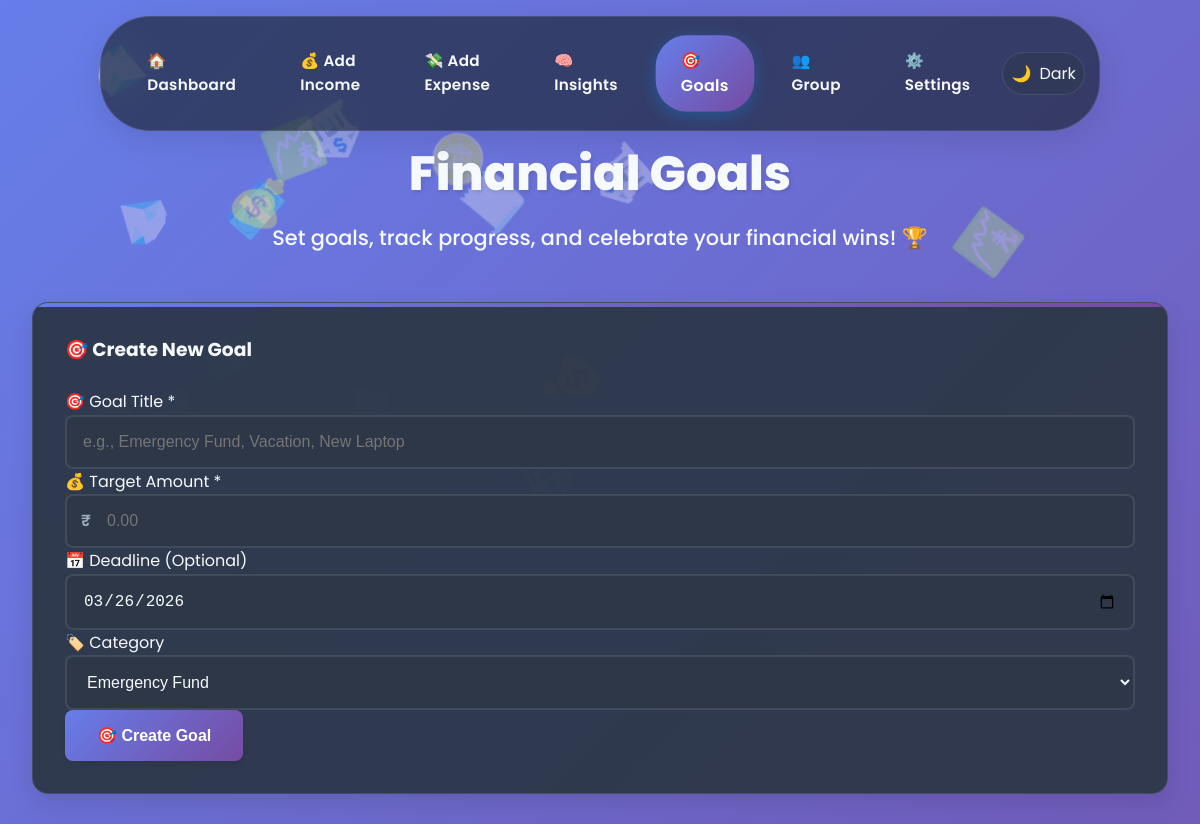
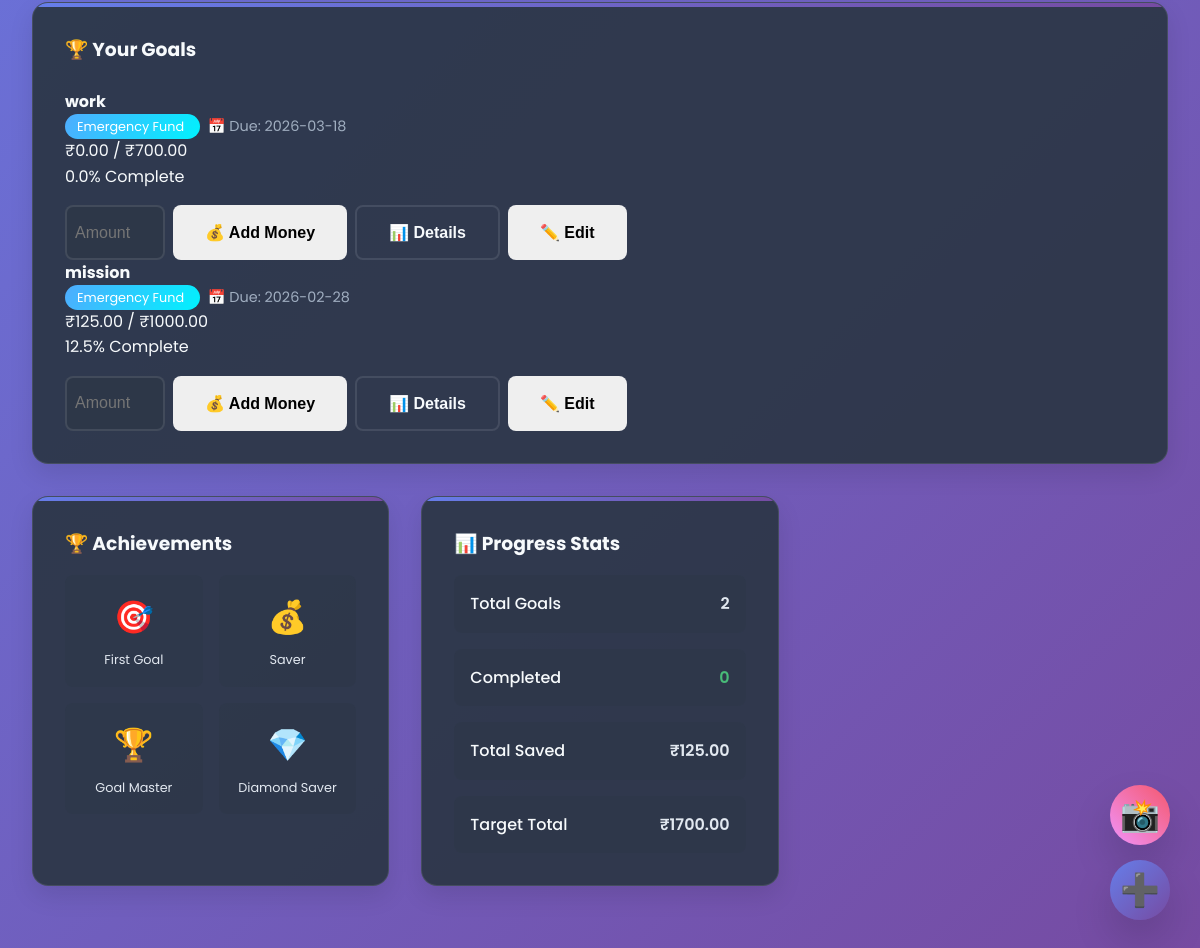
The page /goals on the database its author committed (2 pictures, top to bottom).
### tables this page shows
CREATE TABLE savings_goals (
                id INTEGER PRIMARY KEY AUTOINCREMENT,
                title TEXT NOT NULL,
                target_amount REAL NOT NULL,
                current_amount REAL DEFAULT 0,
                deadline TEXT,
                category TEXT,
                status TEXT DEFAULT 'active',
                created_at TIMESTAMP DEFAULT CURRENT_TIMESTAMP
            );

### app.py (the view)
@app.route('/goals')
def goals():
    goals = db.get_savings_goals()
    return render_template('goals.html',
                         goals=goals,
                         currency=get_currency())

### app.py (called while the page is built)
def get_currency():
    return db.get_currency()

### database.py (called while the page is built)
    def get_connection(self):
        conn = sqlite3.connect(self.db_path)
        conn.row_factory = sqlite3.Row
        return conn

    def get_savings_goals(self, status: str = 'active') -> List[Dict]:
        conn = self.get_connection()
        cursor = conn.cursor()
        cursor.execute('''
            SELECT * FROM savings_goals
            WHERE status = ?
            ORDER BY created_at DESC
        ''', (status,))
        goals = [dict(row) for row in cursor.fetchall()]
        conn.close()
        return goals

    def get_user_preferences(self) -> Dict:
        conn = self.get_connection()
        cursor = conn.cursor()
        cursor.execute('SELECT * FROM user_preferences WHERE id = 1')
        result = cursor.fetchone()
        conn.close()
        return dict(result) if result else {}

    def get_currency(self) -> str:
        prefs = self.get_user_preferences()
        return prefs.get('currency', '₹')

### templates/goals.html (shortened to what this page needs)
{% extends "base.html" %}
{% block content %}
<div class="main-container">
    <div class="dashboard-header">
        <h1 class="dashboard-title">
            Financial Goals
        </h1>
        <p class="dashboard-subtitle">Set goals, track progress, and celebrate your financial wins! 🏆</p>
    </div>
    <div class="dashboard-grid">
        <div class="card" style="grid-column: 1 / -1;">
            <h3
                style="margin-bottom: 1.5rem; color: var(--text-primary); display: flex; align-items: center; gap: 0.5rem;">
                🎯 Create New Goal
            </h3>
            <form action="{{ url_for('add_goal') }}" method="POST" id="goal-form">
                <div class="form-row">
                    <div class="form-group">
                        <label class="form-label">🎯 Goal Title *</label>
                        <input type="text" name="title" class="form-input"
                            placeholder="e.g., Emergency Fund, Vacation, New Laptop" required>
                    </div>
                    <div class="form-group">
                        <label class="form-label">💰 Target Amount *</label>
                        <div style="position: relative;">
                            <span
                                style="position: absolute; left: 1rem; top: 50%; transform: translateY(-50%); color: var(--text-muted); font-weight: 600;">{{
                                currency }}</span>
                            <input type="number" step="0.01" name="target_amount" class="form-input" placeholder="0.00"
                                required style="padding-left: 2.5rem;">
                        </div>
                    </div>
                </div>
                <div class="form-row">
                    <div class="form-group">
                        <label class="form-label">📅 Deadline (Optional)</label>
                        <input type="date" name="deadline" class="form-input" id="goal-deadline">
                    </div>
                    <div class="form-group">
                        <label class="form-label">🏷️ Category</label>
                        <select name="category" class="form-input">
                            <option value="Emergency Fund">Emergency Fund</option>
                        </select>
                    </div>
                </div>
                <button type="submit" class="btn btn-primary btn-lg">
                    🎯 Create Goal
                </button>
            </form>
        </div>
        <div class="card" style="grid-column: 1 / -1;">
            <h3
                style="margin-bottom: 1.5rem; color: var(--text-primary); display: flex; align-items: center; gap: 0.5rem;">
                🏆 Your Goals
            </h3>
            {% if goals %}
            <div id="goals-container">
                {% for goal in goals %}
                <div class="goal-card" data-goal-id="{{ goal.id }}"
                    style="animation: fadeInUp 0.6s ease {{ loop.index0 * 0.1 }}s both;">
                    <div class="goal-header">
                        <div>
                            <h4 class="goal-title">{{ goal.title }}</h4>
                            <div style="color: var(--text-muted); font-size: 0.9rem;">
                                <span
                                    style="background: var(--accent-gradient); color: white; padding: 0.25rem 0.75rem; border-radius: 50px; font-size: 0.8rem; margin-right: 0.5rem;">
                                    {{ goal.category }}
                                </span>
                                {% if goal.deadline %}
                                <span>📅 Due: {{ goal.deadline }}</span>
                                {% endif %}
                            </div>
                        </div>
                        <div class="goal-amount">
                            {{ currency }}{{ "%.2f"|format(goal.current_amount) }} / {{ currency }}{{
                            "%.2f"|format(goal.target_amount) }}
                        </div>
                    </div>
                    <div class="goal-progress">
                        <div class="goal-percentage">
                            {{ "%.1f"|format((goal.current_amount / goal.target_amount * 100) if goal.target_amount > 0
                            else 0) }}% Complete
                        </div>
                    </div>
                    <div style="display: flex; gap: 0.5rem; margin-top: 1rem; flex-wrap: wrap;">
                        <form method="POST" action="/goals/{{ goal.id }}/update"
                            style="display: inline-flex; gap: 0.5rem;">
                            <input type="number" step="0.01" name="amount" placeholder="Amount" class="form-input"
                                style="width: 100px; padding: 0.25rem 0.5rem;" required>
                            <button type="submit" class="btn btn-success btn-sm">
                                💰 Add Money
                            </button>
                        </form>
                        <button class="btn btn-outline btn-sm" onclick="showGoalDetails({{ goal.id }})">
                            📊 Details
                        </button>
                        <button class="btn btn-warning btn-sm" onclick="editGoal({{ goal.id }})">
                            ✏️ Edit
                        </button>
                    </div>
                </div>
                {% endfor %}
            </div>
            {% else %}
            <div class="text-center p-4" style="color: var(--text-muted);">
                <div style="font-size: 3rem; margin-bottom: 1rem;">🎯</div>
                <h4>No goals yet!</h4>
                <p>Create your first financial goal to start tracking your progress.</p>
            </div>
            {% endif %}
        </div>
        <div class="card">
            <h3 style="margin-bottom: 1rem; color: var(--text-primary);">🏆 Achievements</h3>
            <div style="display: grid; grid-template-columns: repeat(auto-fit, minmax(120px, 1fr)); gap: 1rem;">
                <div
                    style="text-align: center; padding: 1rem; background: var(--bg-glass); border-radius: var(--border-radius-small);">
                    <div style="font-size: 2rem; margin-bottom: 0.5rem;">🎯</div>
                    <div style="font-size: 0.8rem; color: var(--text-secondary);">First Goal</div>
                </div>
                <div
                    style="text-align: center; padding: 1rem; background: var(--bg-glass); border-radius: var(--border-radius-small);">
                    <div style="font-size: 2rem; margin-bottom: 0.5rem;">💰</div>
                    <div style="font-size: 0.8rem; color: var(--text-secondary);">Saver</div>
                </div>
                <div
                    style="text-align: center; padding: 1rem; background: var(--bg-glass); border-radius: var(--border-radius-small);">
                    <div style="font-size: 2rem; margin-bottom: 0.5rem;">🏆</div>
                    <div style="font-size: 0.8rem; color: var(--text-secondary);">Goal Master</div>
                </div>
                <div
                    style="text-align: center; padding: 1rem; background: var(--bg-glass); border-radius: var(--border-radius-small);">
                    <div style="font-size: 2rem; margin-bottom: 0.5rem;">💎</div>
                    <div style="font-size: 0.8rem; color: var(--text-secondary);">Diamond Saver</div>
                </div>
            </div>
        </div>
        <div class="card">
            <h3 style="margin-bottom: 1rem; color: var(--text-primary);">📊 Progress Stats</h3>
            <div style="space-y: 1rem;">
                <div
                    style="display: flex; justify-content: space-between; align-items: center; padding: 1rem; background: var(--bg-glass); border-radius: var(--border-radius-small); margin-bottom: 1rem;">
                    <span style="color: var(--text-primary); font-weight: 500;">Total Goals</span>
                    <span style="color: var(--text-secondary); font-weight: 600;">{{ goals|length }}</span>
                </div>
                <div
                    style="display: flex; justify-content: space-between; align-items: center; padding: 1rem; background: var(--bg-glass); border-radius: var(--border-radius-small); margin-bottom: 1rem;">
                    <span style="color: var(--text-primary); font-weight: 500;">Completed</span>
                    <span style="color: var(--success-color); font-weight: 600;">
                        {% set completed_count = 0 %}
                        {% for goal in goals %}
                        {% if goal.current_amount >= goal.target_amount %}
                        {% set completed_count = completed_count + 1 %}
                        {% endif %}
                        {% endfor %}
                        {{ completed_count }}
                    </span>
                </div>
                <div
                    style="display: flex; justify-content: space-between; align-items: center; padding: 1rem; background: var(--bg-glass); border-radius: var(--border-radius-small); margin-bottom: 1rem;">
                    <span style="color: var(--text-primary); font-weight: 500;">Total Saved</span>
                    <span style="color: var(--text-secondary); font-weight: 600;">
                        {{ currency }}{{ "%.2f"|format(goals|sum(attribute='current_amount')) }}
                    </span>
                </div>
                <div
                    style="display: flex; justify-content: space-between; align-items: center; padding: 1rem; background: var(--bg-glass); border-radius: var(--border-radius-small);">
                    <span style="color: var(--text-primary); font-weight: 500;">Target Total</span>
                    <span style="color: var(--text-secondary); font-weight: 600;">
                        {{ currency }}{{ "%.2f"|format(goals|sum(attribute='target_amount')) }}
                    </span>
                </div>
            </div>
        </div>
    </div>
</div>
{% endblock %}

### static/style.css (style rules this page uses)
:root { --primary-gradient: linear-gradient(135deg, #667eea 0%, #764ba2 100%); --secondary-gradient: linear-gradient(45deg, #f093fb, #f5576c); --accent-gradient: linear-gradient(120deg, #4facfe, #00f2fe); --bg-primary: #1A202C; --bg-secondary: #2D3748; --bg-card: rgba(45, 55, 72, 0.95); --bg-glass: rgba(45, 55, 72, 0.4); --text-primary: #F7FAFC; --text-secondary: #E2E8F0; --text-muted: #A0AEC0; --border-color: rgba(255, 255, 255, 0.1); --shadow-light: 0 4px 6px rgba(0, 0, 0, 0.05); --shadow-medium: 0 10px 25px rgba(0, 0, 0, 0.1); --shadow-heavy: 0 20px 40px rgba(0, 0, 0, 0.15); --shadow-glow: 0 0 15px rgba(118, 75, 162, 0.6); --success-color: #48BB78; --warning-color: #ED8936; --error-color: #F56565; --info-color: #4299E1; --border-radius: 16px; --border-radius-small: 8px; --border-radius-large: 24px; --transition: all 0.3s cubic-bezier(0.4, 0, 0.2, 1); --transition-fast: all 0.15s ease; }
* { margin: 0; padding: 0; box-sizing: border-box; }
html { scroll-behavior: smooth; }
body { font-family: 'Poppins', sans-serif; background: var(--primary-gradient); background-attachment: fixed; color: var(--text-primary); line-height: 1.6; min-height: 100vh; transition: var(--transition); opacity: 0; animation: fadeIn 0.5s ease-out forwards; }
.main-container { max-width: 1200px; margin: 0 auto; padding: 8.5rem 2rem 2rem; }
.dashboard-grid { display: grid; grid-template-columns: repeat(auto-fit, minmax(300px, 1fr)); gap: 2rem; margin-bottom: 2rem; }
.card { background: var(--bg-card); border-radius: var(--border-radius); padding: 2rem; box-shadow: var(--shadow-medium); border: 1px solid var(--border-color); transition: var(--transition); position: relative; overflow: hidden; }
.card::before { content: ''; position: absolute; top: 0; left: 0; right: 0; height: 4px; background: var(--primary-gradient); }
.dashboard-header { text-align: center; margin-bottom: 3rem; }
.dashboard-title { font-size: 3rem; font-weight: 800; color: var(--text-primary); margin-bottom: 0.5rem; animation: fadeInUp 0.8s ease; text-shadow: 2px 2px 4px rgba(0, 0, 0, 0.1); }
.dashboard-subtitle { font-size: 1.3rem; font-weight: 500; color: var(--text-primary); opacity: 0.9; animation: fadeInUp 0.8s ease 0.2s both; }
.form-input { width: 100%; padding: 1rem; border: 2px solid var(--border-color); border-radius: var(--border-radius-small); background: var(--bg-secondary); color: var(--text-primary); font-size: 1rem; transition: var(--transition); }
.btn { display: inline-flex; align-items: center; justify-content: center; gap: 0.5rem; padding: 1rem 2rem; border: none; border-radius: var(--border-radius-small); font-size: 1rem; font-weight: 600; text-decoration: none; cursor: pointer; transition: var(--transition); position: relative; overflow: hidden; z-index: 1; }
.btn::before { content: ''; position: absolute; top: 0; left: 0; width: 0%; height: 100%; background: rgba(255, 255, 255, 0.2); transition: width 0.4s ease; z-index: -1; border-radius: var(--border-radius-small); }
.btn-primary { background: var(--primary-gradient); color: white; box-shadow: var(--shadow-light); }
.btn-outline { background: transparent; border: 2px solid var(--border-color); color: var(--text-primary); }

### rows shown on the page
savings_goals: title "work", category "Emergency Fund", deadline "2026-03-18", currency "₹", current_amount "0.00", target_amount "700.00", target_amount+current_amount "0.0"
savings_goals: title "mission", category "Emergency Fund", deadline "2026-02-28", currency "₹", current_amount "125.00", target_amount "1000.00", target_amount+current_amount "12.5"

### other values the page prints
{{ currency }} "₹"
{{ goals|length }} "2"
{{ completed_count }} "0"
{{ "%.2f"|format(goals|sum(attribute='current_amount')) }} "125.00"
{{ "%.2f"|format(goals|sum(attribute='target_amount')) }} "1700.00"
